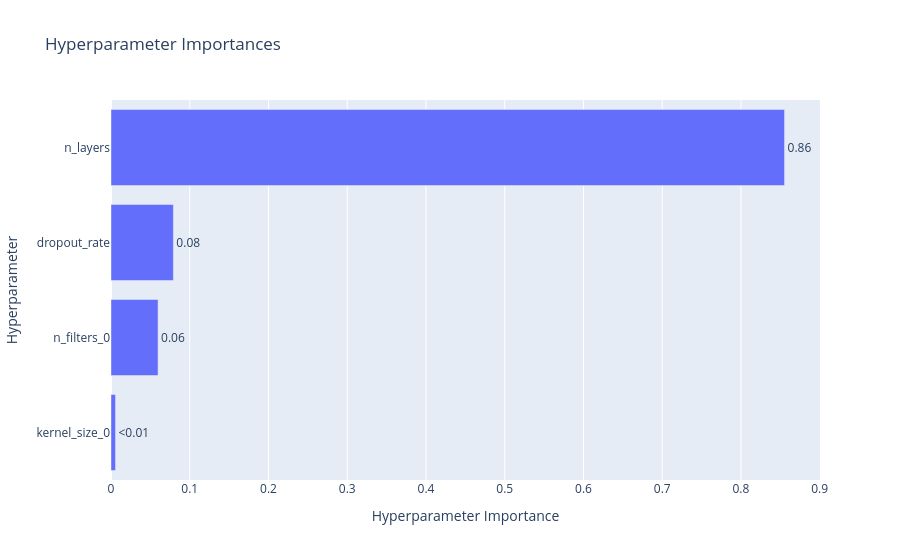

Write notebook code for a chart like this one.
### Code cell
optuna.visualization.plot_param_importances(study)

### Figure 1 — Plotly figure (JSON) as saved in the notebook; plotly's stock layout.template omitted (floating-point values rounded to 4 significant figures)
{"data": [{"cliponaxis": false, "hovertemplate": ["kernel_size_0 (IntDistribution): 0.005695993255654749<extra></extra>", "n_filters_0 (IntDistribution): 0.05974863167351533<extra></extra>", "dropout_rate (FloatDistribution): 0.07920157375416535<extra></extra>", "n_layers (IntDistribution): 0.8553538013166646<extra></extra>"], "name": "Objective Value", "orientation": "h", "text": ["<0.01", "0.06", "0.08", "0.86"], "textposition": "outside", "type": "bar", "x": [0.005696, 0.05975, 0.0792, 0.8554], "y": ["kernel_size_0", "n_filters_0", "dropout_rate", "n_layers"]}], "layout": {"title": {"text": "Hyperparameter Importances"}, "xaxis": {"title": {"text": "Hyperparameter Importance"}}, "yaxis": {"title": {"text": "Hyperparameter"}}}}
